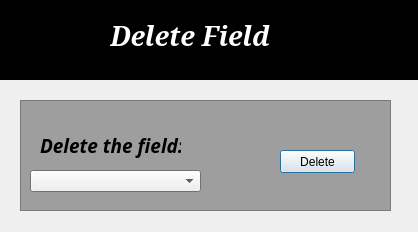
<?xml version="1.0" encoding="UTF-8"?>
<ui version="4.0">
 <class>DeleteField</class>
 <widget class="QDialog" name="DeleteField">
  <property name="geometry">
   <rect>
    <x>0</x>
    <y>0</y>
    <width>418</width>
    <height>232</height>
   </rect>
  </property>
  <property name="windowTitle">
   <string>Dialog</string>
  </property>
  <widget class="QFrame" name="frame">
   <property name="geometry">
    <rect>
     <x>0</x>
     <y>0</y>
     <width>421</width>
     <height>80</height>
    </rect>
   </property>
   <property name="palette">
    <palette>
     <active>
      <colorrole role="Base">
       <brush brushstyle="SolidPattern">
        <color alpha="255">
         <red>255</red>
         <green>255</green>
         <blue>255</blue>
        </color>
       </brush>
      </colorrole>
      <colorrole role="Window">
       <brush brushstyle="SolidPattern">
        <color alpha="255">
         <red>0</red>
         <green>0</green>
         <blue>0</blue>
        </color>
       </brush>
      </colorrole>
     </active>
     <inactive>
      <colorrole role="Base">
       <brush brushstyle="SolidPattern">
        <color alpha="255">
         <red>255</red>
         <green>255</green>
         <blue>255</blue>
        </color>
       </brush>
      </colorrole>
      <colorrole role="Window">
       <brush brushstyle="SolidPattern">
        <color alpha="255">
         <red>0</red>
         <green>0</green>
         <blue>0</blue>
        </color>
       </brush>
      </colorrole>
     </inactive>
     <disabled>
      <colorrole role="Base">
       <brush brushstyle="SolidPattern">
        <color alpha="255">
         <red>0</red>
         <green>0</green>
         <blue>0</blue>
        </color>
       </brush>
      </colorrole>
      <colorrole role="Window">
       <brush brushstyle="SolidPattern">
        <color alpha="255">
         <red>0</red>
         <green>0</green>
         <blue>0</blue>
        </color>
       </brush>
      </colorrole>
     </disabled>
    </palette>
   </property>
   <property name="autoFillBackground">
    <bool>true</bool>
   </property>
   <property name="frameShape">
    <enum>QFrame::StyledPanel</enum>
   </property>
   <property name="frameShadow">
    <enum>QFrame::Raised</enum>
   </property>
   <widget class="QLabel" name="label">
    <property name="geometry">
     <rect>
      <x>110</x>
      <y>10</y>
      <width>191</width>
      <height>51</height>
     </rect>
    </property>
    <property name="palette">
     <palette>
      <active>
       <colorrole role="WindowText">
        <brush brushstyle="SolidPattern">
         <color alpha="255">
          <red>255</red>
          <green>255</green>
          <blue>255</blue>
         </color>
        </brush>
       </colorrole>
       <colorrole role="Text">
        <brush brushstyle="SolidPattern">
         <color alpha="255">
          <red>255</red>
          <green>255</green>
          <blue>255</blue>
         </color>
        </brush>
       </colorrole>
       <colorrole role="PlaceholderText">
        <brush brushstyle="SolidPattern">
         <color alpha="128">
          <red>255</red>
          <green>255</green>
          <blue>255</blue>
         </color>
        </brush>
       </colorrole>
      </active>
      <inactive>
       <colorrole role="WindowText">
        <brush brushstyle="SolidPattern">
         <color alpha="255">
          <red>255</red>
          <green>255</green>
          <blue>255</blue>
         </color>
        </brush>
       </colorrole>
       <colorrole role="Text">
        <brush brushstyle="SolidPattern">
         <color alpha="255">
          <red>255</red>
          <green>255</green>
          <blue>255</blue>
         </color>
        </brush>
       </colorrole>
       <colorrole role="PlaceholderText">
        <brush brushstyle="SolidPattern">
         <color alpha="128">
          <red>255</red>
          <green>255</green>
          <blue>255</blue>
         </color>
        </brush>
       </colorrole>
      </inactive>
      <disabled>
       <colorrole role="WindowText">
        <brush brushstyle="SolidPattern">
         <color alpha="255">
          <red>120</red>
          <green>120</green>
          <blue>120</blue>
         </color>
        </brush>
       </colorrole>
       <colorrole role="Text">
        <brush brushstyle="SolidPattern">
         <color alpha="255">
          <red>120</red>
          <green>120</green>
          <blue>120</blue>
         </color>
        </brush>
       </colorrole>
       <colorrole role="PlaceholderText">
        <brush brushstyle="SolidPattern">
         <color alpha="128">
          <red>0</red>
          <green>0</green>
          <blue>0</blue>
         </color>
        </brush>
       </colorrole>
      </disabled>
     </palette>
    </property>
    <property name="font">
     <font>
      <family>Constantia</family>
      <pointsize>20</pointsize>
      <weight>75</weight>
      <italic>true</italic>
      <bold>true</bold>
     </font>
    </property>
    <property name="text">
     <string>Delete Field</string>
    </property>
   </widget>
  </widget>
  <widget class="QFrame" name="frame_2">
   <property name="geometry">
    <rect>
     <x>20</x>
     <y>100</y>
     <width>371</width>
     <height>111</height>
    </rect>
   </property>
   <property name="palette">
    <palette>
     <active>
      <colorrole role="Base">
       <brush brushstyle="SolidPattern">
        <color alpha="255">
         <red>255</red>
         <green>255</green>
         <blue>255</blue>
        </color>
       </brush>
      </colorrole>
      <colorrole role="Window">
       <brush brushstyle="SolidPattern">
        <color alpha="255">
         <red>158</red>
         <green>158</green>
         <blue>158</blue>
        </color>
       </brush>
      </colorrole>
     </active>
     <inactive>
      <colorrole role="Base">
       <brush brushstyle="SolidPattern">
        <color alpha="255">
         <red>255</red>
         <green>255</green>
         <blue>255</blue>
        </color>
       </brush>
      </colorrole>
      <colorrole role="Window">
       <brush brushstyle="SolidPattern">
        <color alpha="255">
         <red>158</red>
         <green>158</green>
         <blue>158</blue>
        </color>
       </brush>
      </colorrole>
     </inactive>
     <disabled>
      <colorrole role="Base">
       <brush brushstyle="SolidPattern">
        <color alpha="255">
         <red>158</red>
         <green>158</green>
         <blue>158</blue>
        </color>
       </brush>
      </colorrole>
      <colorrole role="Window">
       <brush brushstyle="SolidPattern">
        <color alpha="255">
         <red>158</red>
         <green>158</green>
         <blue>158</blue>
        </color>
       </brush>
      </colorrole>
     </disabled>
    </palette>
   </property>
   <property name="autoFillBackground">
    <bool>true</bool>
   </property>
   <property name="frameShape">
    <enum>QFrame::StyledPanel</enum>
   </property>
   <property name="frameShadow">
    <enum>QFrame::Raised</enum>
   </property>
   <widget class="QComboBox" name="comboBox_fields">
    <property name="geometry">
     <rect>
      <x>10</x>
      <y>70</y>
      <width>171</width>
      <height>22</height>
     </rect>
    </property>
   </widget>
   <widget class="QLabel" name="label_2">
    <property name="geometry">
     <rect>
      <x>20</x>
      <y>30</y>
      <width>141</width>
      <height>31</height>
     </rect>
    </property>
    <property name="font">
     <font>
      <family>Bahnschrift</family>
      <pointsize>14</pointsize>
      <weight>75</weight>
      <italic>true</italic>
      <bold>true</bold>
     </font>
    </property>
    <property name="text">
     <string>Delete the field:</string>
    </property>
   </widget>
   <widget class="QPushButton" name="pB_deletefieldButton">
    <property name="geometry">
     <rect>
      <x>260</x>
      <y>50</y>
      <width>75</width>
      <height>23</height>
     </rect>
    </property>
    <property name="text">
     <string>Delete</string>
    </property>
   </widget>
  </widget>
 </widget>
 <resources/>
 <connections/>
</ui>
